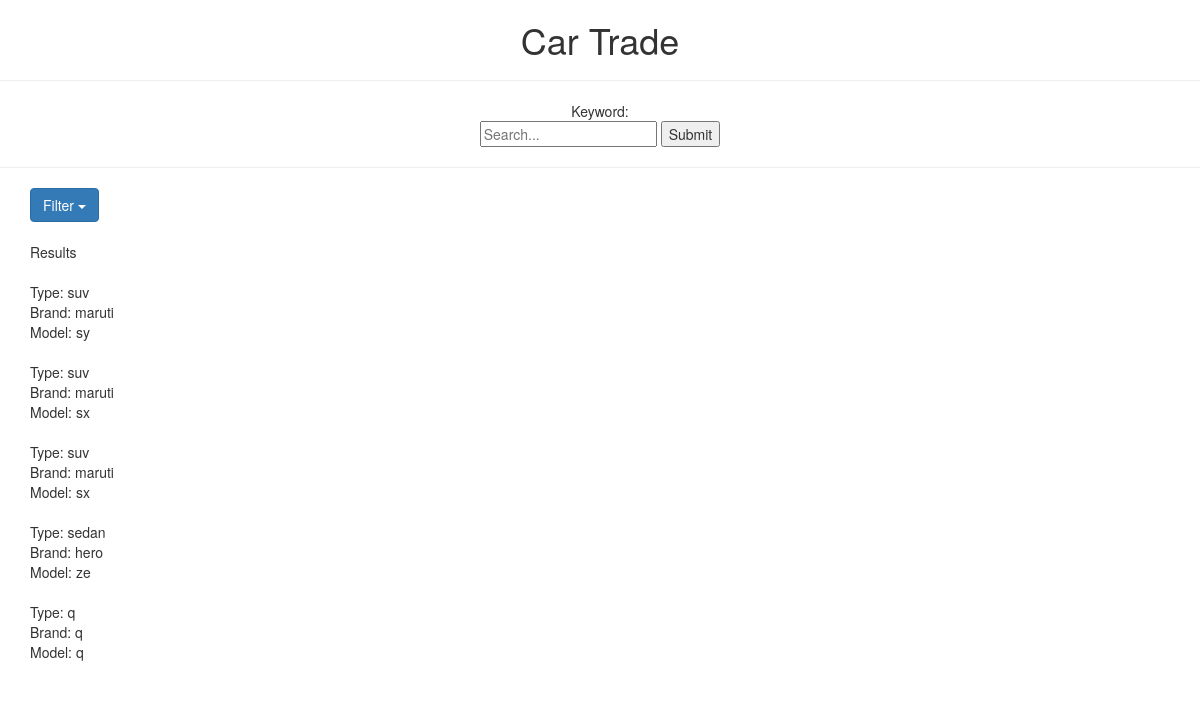
Screenshot of /Final/desc.php with the database file from the repository.
### tables this page shows
CREATE TABLE `car` (
  `car_id` int(3) NOT NULL,
  `type` varchar(10) NOT NULL,
  `brand` varchar(10) NOT NULL,
  `model` varchar(10) NOT NULL,
  `fuel_type` varchar(6) NOT NULL,
  `transmission_type` varchar(6) NOT NULL,
  `owner_id` int(3) NOT NULL
);

### Final/desc.php (the view, shortened to what this page needs)
    <!DOCTYPE html>
    <html>
  <link rel="stylesheet" href="https://maxcdn.bootstrapcdn.com/bootstrap/3.3.7/css/bootstrap.min.css">
</head>
<body id="body_bg">
        <div <div align="center">
        <h1>Car Trade</h1>
<hr>
            <form action="search1.php" method="POST">
                Keyword:<br>
                <input type="text" placeholder="Search..." name="Keyword">
                <input type="submit" value="Submit">
            </form>
        </div>
<hr>
<div class="container">
  <div class="dropdown">
    <button class="btn btn-primary dropdown-toggle" type="button" data-toggle="dropdown">Filter
    <span class="caret"></span></button>
  </div>
</html>
<?php
include "db_connect.php";
$sql="SELECT * FROM car order by type desc";
$result = $connection->query($sql);
if ($result->num_rows > 0) {
    echo "<br>Results<br><br>";
        while($row = $result->fetch_assoc()) {
        echo "Type: ". $row["type"]."<br>"."Brand: ".$row["brand"]."<br>"."Model: ".$row["model"]."<br><br>";
    }
} else {
    echo "Error: " . $sql . "<br>" . $connection->error;
}
?>

### rows the page displays
car: type "suv", brand "maruti", model "sy"
car: type "suv", brand "maruti", model "sx"
car: type "suv", brand "maruti", model "sx"
car: type "sedan", brand "hero", model "ze"
car: type "q", brand "q", model "q"
